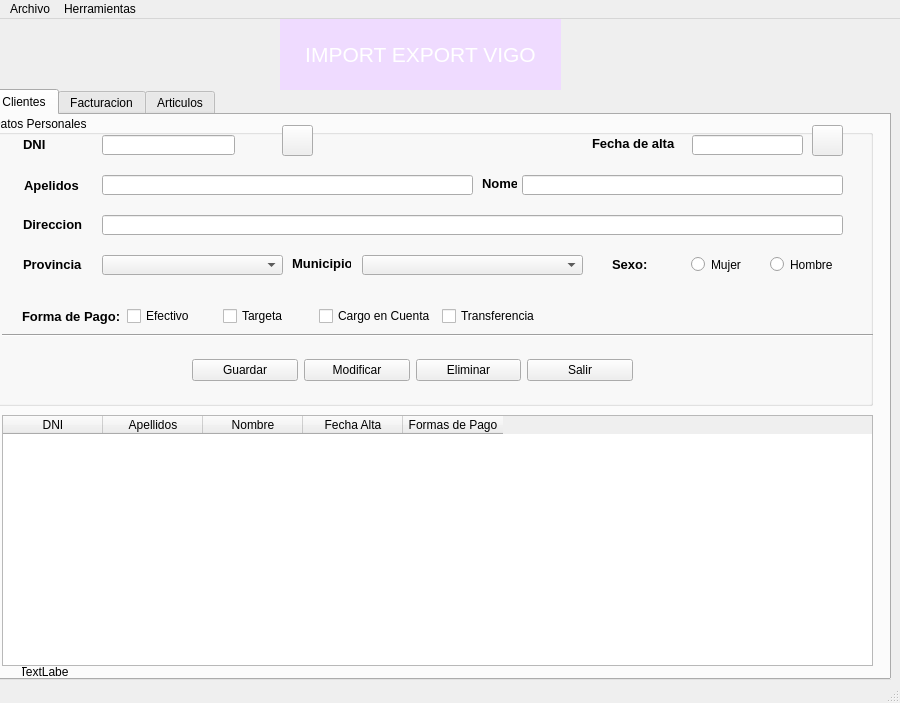
<?xml version="1.0" encoding="UTF-8"?>
<ui version="4.0">
 <class>MainWindow</class>
 <widget class="QMainWindow" name="MainWindow">
  <property name="geometry">
   <rect>
    <x>0</x>
    <y>0</y>
    <width>900</width>
    <height>703</height>
   </rect>
  </property>
  <property name="sizePolicy">
   <sizepolicy hsizetype="Preferred" vsizetype="Preferred">
    <horstretch>0</horstretch>
    <verstretch>0</verstretch>
   </sizepolicy>
  </property>
  <property name="windowTitle">
   <string>IMPORT-EXPORTS TEIS</string>
  </property>
  <widget class="QWidget" name="centralwidget">
   <widget class="QLabel" name="lblTitulo">
    <property name="geometry">
     <rect>
      <x>280</x>
      <y>0</y>
      <width>281</width>
      <height>71</height>
     </rect>
    </property>
    <property name="font">
     <font>
      <family>Arial</family>
      <pointsize>16</pointsize>
      <weight>50</weight>
      <italic>false</italic>
      <bold>false</bold>
     </font>
    </property>
    <property name="styleSheet">
     <string notr="true">color: rgb(255, 255, 255);
border-color: rgb(0, 0, 0);
font: 16pt &quot;Arial&quot;;
background-color: rgb(239, 219, 255);</string>
    </property>
    <property name="text">
     <string>IMPORT EXPORT VIGO</string>
    </property>
    <property name="alignment">
     <set>Qt::AlignCenter</set>
    </property>
   </widget>
   <widget class="QTabWidget" name="tabPrograma">
    <property name="geometry">
     <rect>
      <x>-10</x>
      <y>70</y>
      <width>901</width>
      <height>591</height>
     </rect>
    </property>
    <property name="currentIndex">
     <number>0</number>
    </property>
    <widget class="QWidget" name="tabClientes_2">
     <attribute name="title">
      <string>Clientes</string>
     </attribute>
     <widget class="QGroupBox" name="groupBox">
      <property name="geometry">
       <rect>
        <x>0</x>
        <y>0</y>
        <width>881</width>
        <height>291</height>
       </rect>
      </property>
      <property name="title">
       <string>Datos Personales</string>
      </property>
      <property name="alignment">
       <set>Qt::AlignLeading|Qt::AlignLeft|Qt::AlignVCenter</set>
      </property>
      <property name="flat">
       <bool>false</bool>
      </property>
      <property name="checkable">
       <bool>false</bool>
      </property>
      <widget class="QWidget" name="layoutWidget">
       <property name="geometry">
        <rect>
         <x>30</x>
         <y>190</y>
         <width>518</width>
         <height>22</height>
        </rect>
       </property>
       <layout class="QHBoxLayout" name="horizontalLayout_5">
        <item>
         <widget class="QLabel" name="lbFormaPago">
          <property name="sizePolicy">
           <sizepolicy hsizetype="Expanding" vsizetype="Preferred">
            <horstretch>0</horstretch>
            <verstretch>0</verstretch>
           </sizepolicy>
          </property>
          <property name="font">
           <font>
            <pointsize>10</pointsize>
            <weight>75</weight>
            <bold>true</bold>
           </font>
          </property>
          <property name="text">
           <string>Forma de Pago:</string>
          </property>
         </widget>
        </item>
        <item>
         <widget class="QCheckBox" name="chkEfectivo">
          <property name="sizePolicy">
           <sizepolicy hsizetype="Expanding" vsizetype="Fixed">
            <horstretch>0</horstretch>
            <verstretch>0</verstretch>
           </sizepolicy>
          </property>
          <property name="text">
           <string>Efectivo</string>
          </property>
          <attribute name="buttonGroup">
           <string notr="true">chkGroupPago</string>
          </attribute>
         </widget>
        </item>
        <item>
         <widget class="QCheckBox" name="chkTargeta">
          <property name="sizePolicy">
           <sizepolicy hsizetype="Expanding" vsizetype="Fixed">
            <horstretch>0</horstretch>
            <verstretch>0</verstretch>
           </sizepolicy>
          </property>
          <property name="text">
           <string>Targeta</string>
          </property>
          <attribute name="buttonGroup">
           <string notr="true">chkGroupPago</string>
          </attribute>
         </widget>
        </item>
        <item>
         <widget class="QCheckBox" name="chkCargoCuenta">
          <property name="sizePolicy">
           <sizepolicy hsizetype="Expanding" vsizetype="Fixed">
            <horstretch>0</horstretch>
            <verstretch>0</verstretch>
           </sizepolicy>
          </property>
          <property name="text">
           <string>Cargo en Cuenta</string>
          </property>
          <attribute name="buttonGroup">
           <string notr="true">chkGroupPago</string>
          </attribute>
         </widget>
        </item>
        <item>
         <widget class="QCheckBox" name="chkTransfe">
          <property name="sizePolicy">
           <sizepolicy hsizetype="Expanding" vsizetype="Fixed">
            <horstretch>0</horstretch>
            <verstretch>0</verstretch>
           </sizepolicy>
          </property>
          <property name="text">
           <string>Transferencia</string>
          </property>
          <attribute name="buttonGroup">
           <string notr="true">chkGroupPago</string>
          </attribute>
         </widget>
        </item>
       </layout>
      </widget>
      <widget class="QPushButton" name="btnCalendar">
       <property name="geometry">
        <rect>
         <x>820</x>
         <y>10</y>
         <width>31</width>
         <height>31</height>
        </rect>
       </property>
       <property name="text">
        <string/>
       </property>
       <property name="icon">
        <iconset>
         <normaloff>../../.designer/backup/img/calendario.png</normaloff>../../.designer/backup/img/calendario.png</iconset>
       </property>
       <property name="iconSize">
        <size>
         <width>25</width>
         <height>25</height>
        </size>
       </property>
      </widget>
      <widget class="QLabel" name="lblFechaAlta">
       <property name="geometry">
        <rect>
         <x>600</x>
         <y>20</y>
         <width>86</width>
         <height>16</height>
        </rect>
       </property>
       <property name="font">
        <font>
         <pointsize>10</pointsize>
         <weight>75</weight>
         <bold>true</bold>
        </font>
       </property>
       <property name="text">
        <string>Fecha de alta</string>
       </property>
      </widget>
      <widget class="QLineEdit" name="txtAltaCli">
       <property name="geometry">
        <rect>
         <x>700</x>
         <y>20</y>
         <width>111</width>
         <height>20</height>
        </rect>
       </property>
       <property name="alignment">
        <set>Qt::AlignRight|Qt::AlignTrailing|Qt::AlignVCenter</set>
       </property>
      </widget>
      <widget class="QWidget" name="layoutWidget">
       <property name="geometry">
        <rect>
         <x>200</x>
         <y>230</y>
         <width>441</width>
         <height>51</height>
        </rect>
       </property>
       <layout class="QHBoxLayout" name="horizontalLayout_7">
        <item>
         <widget class="QPushButton" name="btnGrabaCli">
          <property name="text">
           <string>Guardar</string>
          </property>
         </widget>
        </item>
        <item>
         <widget class="QPushButton" name="btnModifCli">
          <property name="text">
           <string>Modificar</string>
          </property>
         </widget>
        </item>
        <item>
         <widget class="QPushButton" name="btnBajaCli">
          <property name="text">
           <string>Eliminar</string>
          </property>
         </widget>
        </item>
        <item>
         <widget class="QPushButton" name="btnSalir">
          <property name="text">
           <string>Salir</string>
          </property>
         </widget>
        </item>
       </layout>
      </widget>
      <widget class="Line" name="line">
       <property name="geometry">
        <rect>
         <x>10</x>
         <y>210</y>
         <width>871</width>
         <height>20</height>
        </rect>
       </property>
       <property name="orientation">
        <enum>Qt::Horizontal</enum>
       </property>
      </widget>
      <widget class="QPushButton" name="btnLimpiar">
       <property name="geometry">
        <rect>
         <x>290</x>
         <y>10</y>
         <width>31</width>
         <height>31</height>
        </rect>
       </property>
       <property name="text">
        <string/>
       </property>
       <property name="icon">
        <iconset>
         <normaloff>../../.designer/backup/img/recargar.png</normaloff>../../.designer/backup/img/recargar.png</iconset>
       </property>
       <property name="iconSize">
        <size>
         <width>25</width>
         <height>25</height>
        </size>
       </property>
      </widget>
      <widget class="QLabel" name="lblPro">
       <property name="geometry">
        <rect>
         <x>31</x>
         <y>141</y>
         <width>59</width>
         <height>16</height>
        </rect>
       </property>
       <property name="font">
        <font>
         <pointsize>10</pointsize>
         <weight>75</weight>
         <bold>true</bold>
        </font>
       </property>
       <property name="text">
        <string>Provincia</string>
       </property>
      </widget>
      <widget class="QLabel" name="lbDir">
       <property name="geometry">
        <rect>
         <x>31</x>
         <y>101</y>
         <width>59</width>
         <height>16</height>
        </rect>
       </property>
       <property name="font">
        <font>
         <pointsize>10</pointsize>
         <weight>75</weight>
         <bold>true</bold>
        </font>
       </property>
       <property name="text">
        <string>Direccion</string>
       </property>
      </widget>
      <widget class="QLabel" name="lblDni">
       <property name="geometry">
        <rect>
         <x>31</x>
         <y>21</y>
         <width>22</width>
         <height>16</height>
        </rect>
       </property>
       <property name="font">
        <font>
         <pointsize>10</pointsize>
         <weight>75</weight>
         <bold>true</bold>
        </font>
       </property>
       <property name="text">
        <string>DNI</string>
       </property>
      </widget>
      <widget class="QLabel" name="lblApel">
       <property name="geometry">
        <rect>
         <x>32</x>
         <y>62</y>
         <width>55</width>
         <height>16</height>
        </rect>
       </property>
       <property name="font">
        <font>
         <pointsize>10</pointsize>
         <weight>75</weight>
         <bold>true</bold>
        </font>
       </property>
       <property name="text">
        <string>Apelidos</string>
       </property>
      </widget>
      <widget class="QComboBox" name="cmbProv">
       <property name="geometry">
        <rect>
         <x>110</x>
         <y>140</y>
         <width>181</width>
         <height>20</height>
        </rect>
       </property>
      </widget>
      <widget class="QLineEdit" name="txtDir">
       <property name="geometry">
        <rect>
         <x>110</x>
         <y>100</y>
         <width>741</width>
         <height>20</height>
        </rect>
       </property>
      </widget>
      <widget class="QLineEdit" name="txtApel">
       <property name="geometry">
        <rect>
         <x>110</x>
         <y>60</y>
         <width>371</width>
         <height>20</height>
        </rect>
       </property>
      </widget>
      <widget class="QLineEdit" name="txtDni">
       <property name="geometry">
        <rect>
         <x>110</x>
         <y>20</y>
         <width>133</width>
         <height>20</height>
        </rect>
       </property>
      </widget>
      <widget class="QLabel" name="lblValidoDni">
       <property name="enabled">
        <bool>true</bool>
       </property>
       <property name="geometry">
        <rect>
         <x>277</x>
         <y>21</y>
         <width>16</width>
         <height>23</height>
        </rect>
       </property>
       <property name="sizePolicy">
        <sizepolicy hsizetype="Expanding" vsizetype="Expanding">
         <horstretch>0</horstretch>
         <verstretch>0</verstretch>
        </sizepolicy>
       </property>
       <property name="font">
        <font>
         <family>Arial</family>
         <pointsize>14</pointsize>
         <weight>9</weight>
         <italic>false</italic>
         <bold>false</bold>
        </font>
       </property>
       <property name="styleSheet">
        <string notr="true">font: 75 14pt &quot;Arial&quot;;</string>
       </property>
       <property name="text">
        <string/>
       </property>
      </widget>
      <widget class="QLabel" name="lblMuni">
       <property name="geometry">
        <rect>
         <x>300</x>
         <y>140</y>
         <width>59</width>
         <height>16</height>
        </rect>
       </property>
       <property name="font">
        <font>
         <pointsize>10</pointsize>
         <weight>75</weight>
         <bold>true</bold>
        </font>
       </property>
       <property name="text">
        <string>Municipio</string>
       </property>
      </widget>
      <widget class="QComboBox" name="cmbMuni">
       <property name="geometry">
        <rect>
         <x>370</x>
         <y>140</y>
         <width>221</width>
         <height>20</height>
        </rect>
       </property>
      </widget>
      <widget class="QLabel" name="lblNome_2">
       <property name="geometry">
        <rect>
         <x>490</x>
         <y>60</y>
         <width>35</width>
         <height>16</height>
        </rect>
       </property>
       <property name="font">
        <font>
         <pointsize>10</pointsize>
         <weight>75</weight>
         <bold>true</bold>
        </font>
       </property>
       <property name="text">
        <string>Nome</string>
       </property>
      </widget>
      <widget class="QLineEdit" name="txtNome">
       <property name="geometry">
        <rect>
         <x>530</x>
         <y>60</y>
         <width>321</width>
         <height>20</height>
        </rect>
       </property>
      </widget>
      <widget class="QWidget" name="layoutWidget">
       <property name="geometry">
        <rect>
         <x>620</x>
         <y>140</y>
         <width>231</width>
         <height>19</height>
        </rect>
       </property>
       <layout class="QHBoxLayout" name="horizontalLayout">
        <item>
         <widget class="QLabel" name="lblSexo">
          <property name="font">
           <font>
            <pointsize>10</pointsize>
            <weight>75</weight>
            <bold>true</bold>
           </font>
          </property>
          <property name="text">
           <string>Sexo:</string>
          </property>
         </widget>
        </item>
        <item>
         <widget class="QRadioButton" name="rbtFem">
          <property name="text">
           <string>Mujer</string>
          </property>
          <attribute name="buttonGroup">
           <string notr="true">rbtGroupSex</string>
          </attribute>
         </widget>
        </item>
        <item>
         <widget class="QRadioButton" name="rbtHom">
          <property name="text">
           <string>Hombre</string>
          </property>
          <attribute name="buttonGroup">
           <string notr="true">rbtGroupSex</string>
          </attribute>
         </widget>
        </item>
       </layout>
      </widget>
     </widget>
     <widget class="QTableWidget" name="tabClientes">
      <property name="geometry">
       <rect>
        <x>10</x>
        <y>300</y>
        <width>871</width>
        <height>251</height>
       </rect>
      </property>
      <property name="font">
       <font>
        <pointsize>9</pointsize>
       </font>
      </property>
      <property name="alternatingRowColors">
       <bool>true</bool>
      </property>
      <attribute name="verticalHeaderDefaultSectionSize">
       <number>40</number>
      </attribute>
      <column>
       <property name="text">
        <string>DNI</string>
       </property>
      </column>
      <column>
       <property name="text">
        <string>Apellidos</string>
       </property>
      </column>
      <column>
       <property name="text">
        <string>Nombre</string>
       </property>
      </column>
      <column>
       <property name="text">
        <string>Fecha Alta</string>
       </property>
      </column>
      <column>
       <property name="text">
        <string>Formas de Pago</string>
       </property>
      </column>
     </widget>
     <widget class="QLabel" name="lblFecha">
      <property name="geometry">
       <rect>
        <x>30</x>
        <y>550</y>
        <width>47</width>
        <height>13</height>
       </rect>
      </property>
      <property name="styleSheet">
       <string notr="true">font: 8pt &quot;MS Shell Dlg 2&quot;;</string>
      </property>
      <property name="text">
       <string>TextLabel</string>
      </property>
      <property name="alignment">
       <set>Qt::AlignCenter</set>
      </property>
     </widget>
    </widget>
    <widget class="QWidget" name="tabFacturacion">
     <attribute name="title">
      <string>Facturacion</string>
     </attribute>
     <widget class="QLabel" name="label">
      <property name="geometry">
       <rect>
        <x>270</x>
        <y>150</y>
        <width>311</width>
        <height>101</height>
       </rect>
      </property>
      <property name="text">
       <string>EN COSTRUCCION PANEL FACTURACION!!!</string>
      </property>
     </widget>
    </widget>
    <widget class="QWidget" name="tabArticulos">
     <attribute name="title">
      <string>Articulos</string>
     </attribute>
     <widget class="QLabel" name="label_2">
      <property name="geometry">
       <rect>
        <x>330</x>
        <y>170</y>
        <width>221</width>
        <height>91</height>
       </rect>
      </property>
      <property name="text">
       <string>EN COSTRUCCION PANEL ARTICULOS!!</string>
      </property>
     </widget>
    </widget>
   </widget>
  </widget>
  <widget class="QMenuBar" name="menubar">
   <property name="geometry">
    <rect>
     <x>0</x>
     <y>0</y>
     <width>900</width>
     <height>21</height>
    </rect>
   </property>
   <property name="styleSheet">
    <string notr="true">font: 9pt &quot;Arial&quot;;
</string>
   </property>
   <widget class="QMenu" name="menuArchivo">
    <property name="title">
     <string>Archivo</string>
    </property>
    <addaction name="actionAbrir"/>
    <addaction name="separator"/>
    <addaction name="actionSalir"/>
   </widget>
   <widget class="QMenu" name="menuHerramientas">
    <property name="title">
     <string>Herramientas</string>
    </property>
    <addaction name="actionCrear_Buckup"/>
    <addaction name="actionRestaurar_Backup"/>
   </widget>
   <addaction name="menuArchivo"/>
   <addaction name="menuHerramientas"/>
  </widget>
  <widget class="QStatusBar" name="statusbar"/>
  <action name="actionSalir">
   <property name="text">
    <string>Salir</string>
   </property>
   <property name="font">
    <font>
     <family>Arial</family>
     <pointsize>9</pointsize>
    </font>
   </property>
   <property name="shortcut">
    <string>Ctrl+S</string>
   </property>
  </action>
  <action name="actionAbrir">
   <property name="text">
    <string>Abrir</string>
   </property>
  </action>
  <action name="actionCrear_Buckup">
   <property name="text">
    <string>Crear Backup</string>
   </property>
  </action>
  <action name="actionRestaurar_Backup">
   <property name="text">
    <string>Restaurar Backup</string>
   </property>
  </action>
 </widget>
 <resources/>
 <connections/>
 <buttongroups>
  <buttongroup name="chkGroupPago">
   <property name="exclusive">
    <bool>false</bool>
   </property>
  </buttongroup>
  <buttongroup name="rbtGroupSex"/>
 </buttongroups>
</ui>
